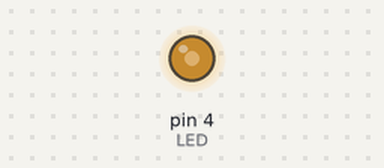
This sketch was run on a simulated Arduino Uno, built for the host (arithmetic inside an expression is 32-bit, double 64-bit). Parts: output pins drawn as LEDs (lit = HIGH).

Above: at 0.1 s.
Timing chart, 0 to 1.6 s (numbered marks = the images above):
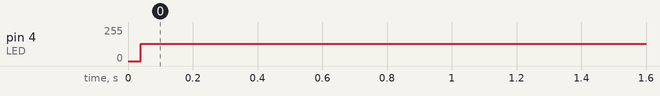

The sketch:

Led_C.ino
```cpp
#include <avr/io.h>
#define F_CPU 16000000UL
#define LED PD4

int main (void)
{
    DDRD=0x10;

   while (1)
   {

      PORTD ^= (0x01 << LED);
      delayMicroseconds(1);

   }
}
```

Measured:
- by itself, pin 4 (LED): 0/255 → 128/255 at 0.04 s
